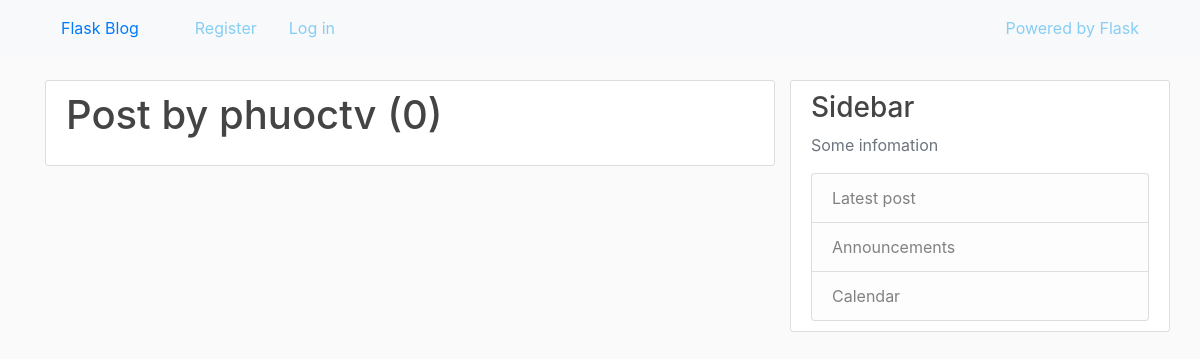
Page /user/phuoctv on the earlier database version.
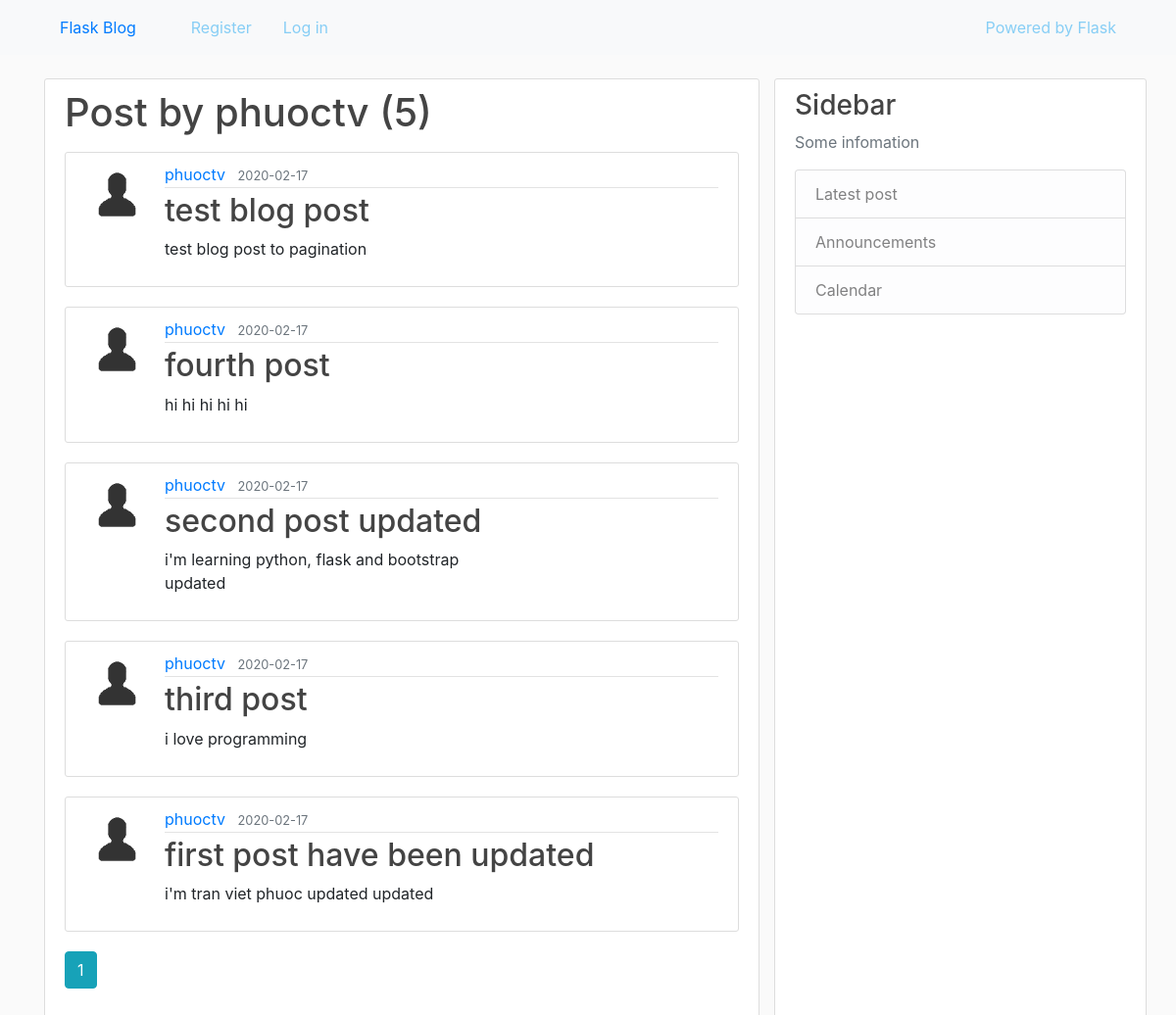
Same page on the later database version.
### blog/models.py (models this page shows, shortened)
class User(db.Model, UserMixin):
    id = db.Column(db.Integer, primary_key=True)
    username = db.Column(db.String(20), unique=True, nullable=False)
    email = db.Column(db.String(120), unique=True, nullable=False)
    picture = db.Column(db.String(20), nullable=False, default='default.jpg')
    password = db.Column(db.String(60), nullable=False)
    posts = db.relationship('Post', backref='author', lazy=True)

class Post(db.Model):
    id = db.Column(db.Integer, primary_key=True)
    title = db.Column(db.String(100), nullable=False)
    date_posted = db.Column(db.DateTime, nullable=False,
                            default=datetime.datetime.utcnow())
    content = db.Column(db.Text, nullable=False)
    user_id = db.Column(db.Integer, db.ForeignKey('user.id'), nullable=False)

### blog/users/routes.py (the view)
@users.route('/user/<string:username>', methods=['GET'])
def user_posts(username):
    page = request.args.get('page', 1, type=int)
    user = User.query.filter_by(username=username).first_or_404()
    posts = Post.query.filter_by(author=user)\
        .order_by(Post.date_posted.desc()).paginate(page=page, per_page=5)
    return render_template('user_posts.html', posts=posts, user=user)

### blog/templates/user_posts.html (shortened to what this page needs)
{% extends 'layout.html' %}
{% block content %}
    <div class="content">
        <h1 class="mb-3">Post by {{ user.username }} ({{ posts.total }})</h1>
        {% for post in posts.items %}
            <article class="media content">
                <img src="{{ url_for('static', filename='pictures/' + post.author.picture) }}" alt="{{ post.author.username }}"
            class="rounded-circel article-img">
                <div class="media-body">
                    <div class="article-metadata">
                        <a href="{{ url_for('users.user_posts', username=post.author.username) }}" class="mr-2">{{ post.author.username }}</a>
                        <small class="text-muted">{{ post.date_posted.strftime('%Y-%m-%d') }}</small>
                    </div>
                    <h2><a href="{{ url_for('posts.post', post_id=post.id) }}" class="article-title">{{ post.title }}</a></h2>
                    <p class="article-content">{{ post.content }}</p>
                </div>
            </article>
        {% endfor %}
        {% for page_num in posts.iter_pages(left_edge=1, right_edge=1, left_current=1, right_current=2) %}
            {% if page_num %}
                {% if posts.page == page_num %}
                    <a href="{{ url_for('users.user_posts', username=user.username, page=page_num) }}" class="btn btn-info mb-4">{{ page_num }}</a>
                {% else %}
                    <a href="{{ url_for('users.user_posts', username=user.username, page=page_num) }}" class="btn btn-outline-info mb-4">{{ page_num }}</a>
                {% endif %}
            {% else %}
    ...
            {% endif %}
        {% endfor %}
    </div>
{% endblock content %}

### blog/templates/layout.html (shortened to what this page needs)
<!DOCTYPE html>
<html lang="en">
<head>
    <link rel="stylesheet" href="https://stackpath.bootstrapcdn.com/bootstrap/4.3.1/css/bootstrap.min.css">
    <link rel="stylesheet" type="text/css" href="{{ url_for('static', filename='main.css') }}">
</head>
<body>
    <header class="blog-header header-bg">
        <nav class="navbar navbar-expand-sm bg-light navbar-light fixed-top">
            <div class="container">
                <a href="{{ url_for('main.home') }}" class="navbar nav-brand mr-4">Flask Blog</a>
                <div class="collapse navbar-collapse" id="navbarToggle">
                    <div class="navbar-nav mr-auto">
                        {% if current_user.is_authenticated %}
                            <a href="{{ url_for('posts.new_post') }}" class="navbar navbar-link">New post</a>
                            <a href="{{ url_for('main.home') }}" class="navbar navbar-link">Home</a>
                            <a href="{{ url_for('users.about') }}" class="navbar navbar-link">About</a>
                            <a href="{{ url_for('users.logout') }}" class="navbar navbar-link">Log out</a>
                        {% else %}
                            <a href="{{ url_for('users.register') }}" class="navbar navbar-link">Register</a>
                            <a href="{{ url_for('users.login') }}" class="navbar navbar-link">Log in</a>
                        {% endif %}
                    </div>
                </div>
                <div class="navbar-nav">
                    {% if current_user.is_authenticated %}
                        <form action="{{ url_for('posts.search') }}" class="form-inline mr-4">
                            <input type="text" class="form-control mr-sm-2" placeholder="Search" name="keyword">
                            <input type="submit" class="btn btn-info" name="submit">
                        </form>
                    {% else %}
                        <a href="https://flask.palletsprojects.com" class="navbar navbar-link">Powered by Flask</a>
                    {% endif %}
                </div>
            </div>
        </nav>
    </header>
    <main role="main" class="container">
        <div class="row">
            <div class="col-sm-4 col-md-6 col-lg-8">
                {% block content %}
                {% endblock content %}
            </div>
            <div class="sidebar-content col-sm-8 col-md-6 col-lg-4">
                <h3>Sidebar</h3>
                <p class="text-muted">Some infomation</p>
                <ul class="list-group">
                    <li class="list-group-item list-group-item-light">Latest post</li>
                    <li class="list-group-item list-group-item-light">Announcements</li>
                    <li class="list-group-item list-group-item-light">Calendar</li>
                </ul>
            </div>
    </main>

### blog/static/main.css (style rules this page uses)
body { margin-top: 5em; background: #fafafa; }
.header-bg { background: rgb(115, 128, 143); }
h1, h2, h3, h4, h5, h6 { color: #444444; }
.blog-header .navbar-nav .navbar-link { color: #87cef5; }
.content { background: #ffffff; padding: 10px 20px; border: 1px solid #dddddd; border-radius: 3px; margin-bottom: 20px; }
.sidebar-content { background: #ffffff; padding: 10px 20px; border: 1px solid #dddddd; border-radius: 3px; margin-bottom: 20px; }
.article-title { color: #444444; }
.article-content { white-space: pre-line; }
.article-img { height: 65px; width: 65px; margin-right: 16px; }
.article-metadata { padding-bottom: 1px; margin-bottom: 4px; border-bottom: 1px solid #e3e3e3; }

Differences in the rows shown:
added Post: picture (picture), author.username "phuoctv", date_posted "2020-02-17", title "test blog post", content "test blog post to pagination"
added Post: picture (picture), author.username "phuoctv", date_posted "2020-02-17", title "fourth post", content "hi hi hi hi hi"
added Post: picture (picture), author.username "phuoctv", date_posted "2020-02-17", title "second post updated", content "i'm learning python, flask and bootstrap updated"
added Post: picture (picture), author.username "phuoctv", date_posted "2020-02-17", title "third post", content "i love programming"
added Post: picture (picture), author.username "phuoctv", date_posted "2020-02-17", title "first post have been updated", content "i'm tran viet phuoc updated updated"
Other differences:
{{ posts.total }}: "0" → "5"
new list line: "1"
